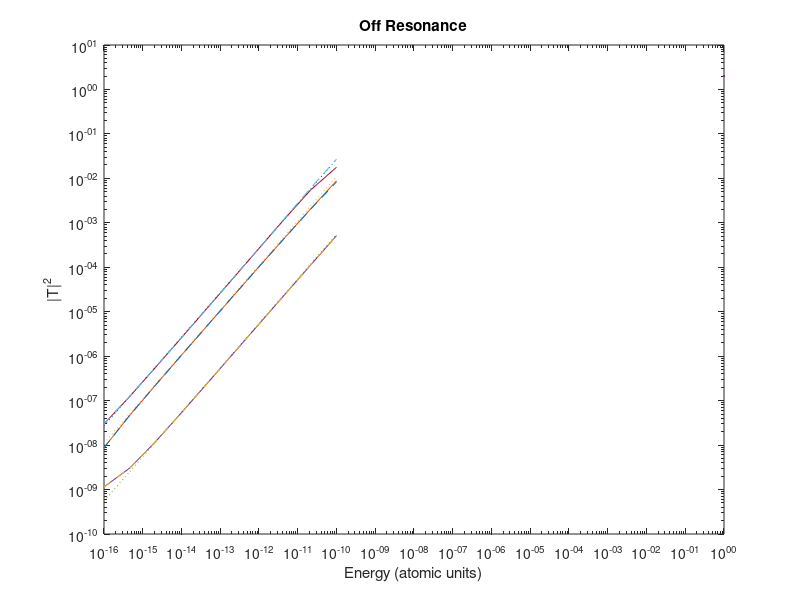
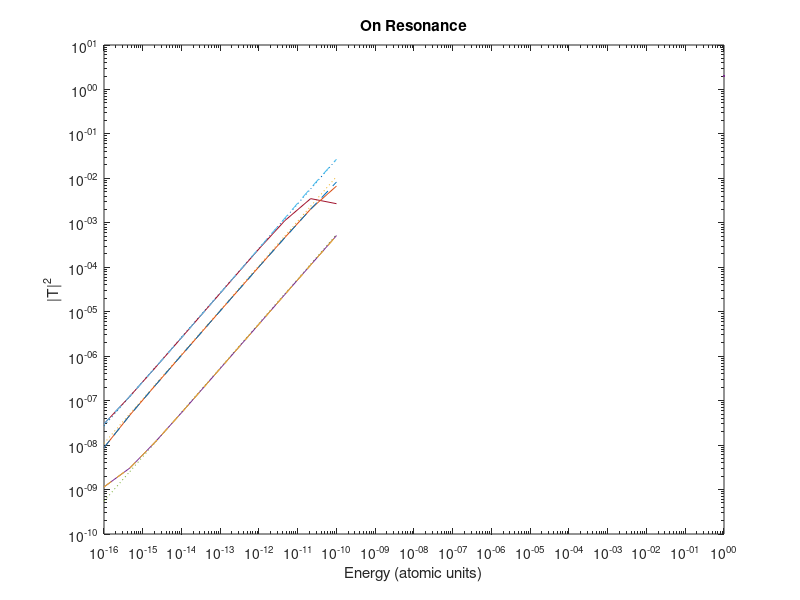

MATLAB code to generate these figures, in order:
%cd("Tmatanalysis_fullvsdipolevsBorn/")
born02 = load("born02.mat");
born22 = load("born22.mat");
born24 = load("born24.mat");

fullcalc02_off = load("fullcalc02_offresonance_2.mat");
fullcalc22_off = load("fullcalc22_offresonance_2.mat");
fullcalc24_off = load("fullcalc24_offresonance_2.mat");
dipole02_off = load("dipoleonly02_offresonance.mat");
dipole22_off = load("dipoleonly22_offresonance.mat");
dipole24_off = load("dipoleonly24_offresonance.mat");

fullcalc02_on = load("fullcalc02_onresonance_3.mat");
fullcalc22_on = load("fullcalc22_onresonance_3.mat");
fullcalc24_on = load("fullcalc24_onresonance_3.mat");
dipole02_on = load("dipoleonly02_onresonance.mat");
dipole22_on = load("dipoleonly22_onresonance.mat");
dipole24_on = load("dipoleonly24_onresonance.mat");

% make the relevant plots for all of these - one for on resonance and one
% for off resonance

figure; 
loglog(born02.energies2, born02.temparr, ":", LineWidth = 2)
hold on
loglog(born22.energies2, born22.temparr, ":", LineWidth = 2)
loglog(born24.energies2, born24.temparr, ":", LineWidth = 2)
loglog(fullcalc02_off.energies, fullcalc02_off.temparr, "-", LineWidth = 2)
loglog(fullcalc22_off.energies, fullcalc22_off.temparr, "-", LineWidth = 2)
loglog(fullcalc24_off.energies, fullcalc24_off.temparr, "-", LineWidth = 2)
loglog(dipole02_off.energies, dipole02_off.temparr, "--", LineWidth = 2)
loglog(dipole22_off.energies, dipole22_off.temparr, "--", LineWidth = 2)
loglog(dipole24_off.energies, dipole24_off.temparr, "--", LineWidth = 2)

xlabel("Energy (atomic units)")
ylabel("|T|^2")
title("Off Resonance")


figure; 
loglog(born02.energies2, born02.temparr, ":", LineWidth = 2)
hold on
loglog(born22.energies2, born22.temparr, ":", LineWidth = 2)
loglog(born24.energies2, born24.temparr, ":", LineWidth = 2)
loglog(fullcalc02_on.energies, fullcalc02_on.temp_arr, "-", LineWidth = 2)
loglog(fullcalc22_on.energies, fullcalc22_on.temparr, "-", LineWidth = 2)
loglog(fullcalc24_on.energies, fullcalc24_on.temparr, "-", LineWidth = 2)
loglog(dipole02_on.energies, dipole02_on.temparr, "--", LineWidth = 2)
loglog(dipole22_on.energies, dipole22_on.temparr, "--", LineWidth = 2)
loglog(dipole24_on.energies, dipole24_on.temparr, "--", LineWidth = 2)
xlabel("Energy (atomic units)")
ylabel("|T|^2")
title("On Resonance")
